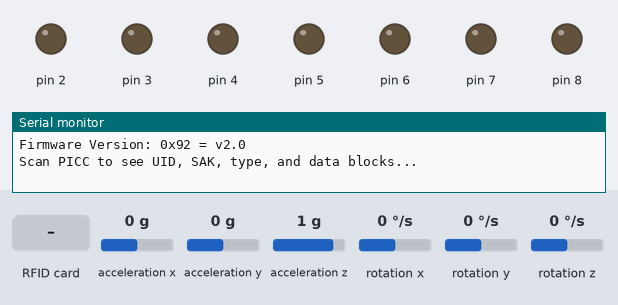
The sketch below on a simulated Arduino Uno, built with avr-gcc and run on an emulated ATmega328P. Parts: output pins drawn as LEDs (lit = HIGH), the last lines printed to the serial monitor. Wiring (inferred from the names in the program): MPU-6050 motion sensor at I2C address 0x68. Dashed ring = blinking. The inputs (shaded band) are chosen by the test bench; at power-on: acceleration x 0 g, acceleration y 0 g, acceleration z 1 g, rotation x 0 °/s, rotation y 0 °/s, rotation z 0 °/s. Pins used as bus, display or sensor lines are not drawn.

Above: at 1.2 s.
1.3 s: RFID card 5E 7A 19 C4 held to the reader
At 1.7 s:
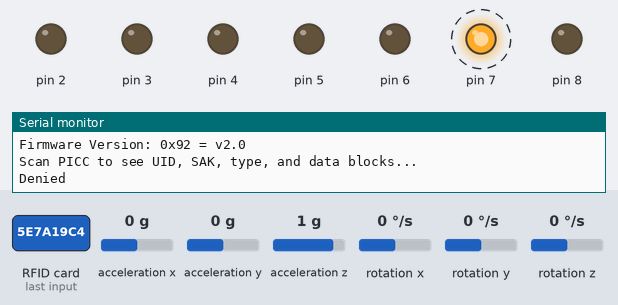
4.3 s: RFID card 2C 34 41 33 held to the reader
At 5.1 s:
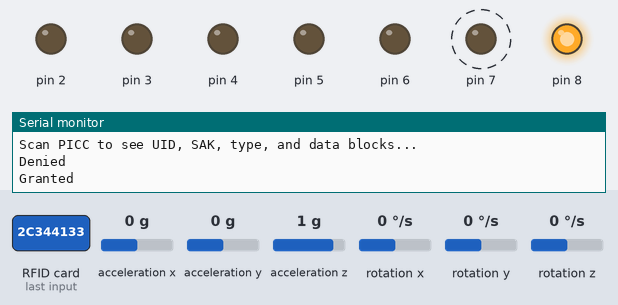
7.3 s: RFID card 2C 34 41 33 held to the reader
At 8.8 s:
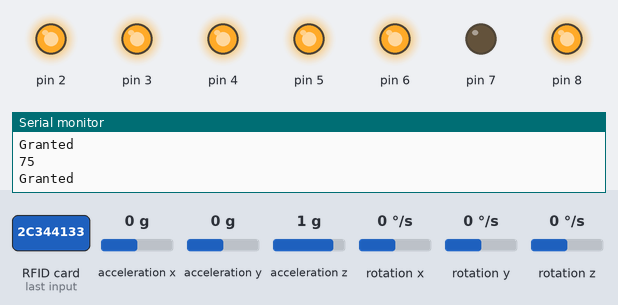
10.3 s: RFID card 5E 7A 19 C4 held to the reader
At 10.7 s:
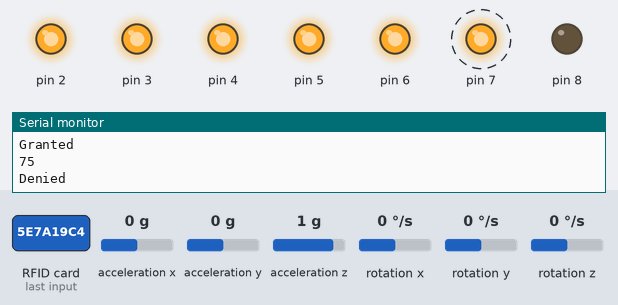
Timing chart, 0 to 14.3 s (numbered marks = the images above; inputs shaded):
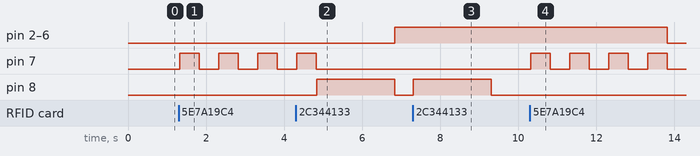

The sketch:

rfid_and_gy_for_temperature.ino
```cpp
#include <SPI.h>
#include <MFRC522.h>
#include "Wire.h"
#define RST_PIN         9
#define SS_PIN          10
const int MPU_ADDR = 0x68;
MFRC522 mfrc522(SS_PIN, RST_PIN);  // Create MFRC522 instance

String tagUID = "2C 34 41 33";  // This is for the keyfob.
int16_t accelerometer_x, accelerometer_y, accelerometer_z; // variables for accelerometer raw data
int16_t gyro_x, gyro_y, gyro_z; // variables for gyro raw data
int16_t temperature; // variables for temperature data

void setup() {
  Serial.begin(9600);   // Initialize serial communications with the PC
  while (!Serial);    // Do nothing if no serial port is opened (added for Arduinos based on ATMEGA32U4)
  SPI.begin();      // Init SPI bus
  mfrc522.PCD_Init();   // Init MFRC522
  mfrc522.PCD_DumpVersionToSerial();  // Show details of PCD - MFRC522 Card Reader details
  Serial.println(F("Scan PICC to see UID, SAK, type, and data blocks..."));
  // pins setup
  pinMode(8,OUTPUT) ;
  pinMode(7,OUTPUT) ;
  pinMode(6,OUTPUT) ;
  pinMode(5,OUTPUT) ;
  pinMode(4,OUTPUT) ;
  pinMode(3,OUTPUT) ;
  pinMode(2,OUTPUT) ;

  Wire.begin();
  Wire.beginTransmission(MPU_ADDR); // Begins a transmission to the I2C slave (GY-521 board)
  Wire.write(0x6B); // PWR_MGMT_1 register
  Wire.write(0); // set to zero (wakes up the MPU-6050)
  Wire.endTransmission(true);
}

void loop() {
  // Look for new cards
  if ( ! mfrc522.PICC_IsNewCardPresent()) {
    return;
  }

  // Select one of the cards
  if ( ! mfrc522.PICC_ReadCardSerial()) {
    return;
  }

  String tag = "";
  for (byte i = 0; i < mfrc522.uid.size; i++)
  {
    tag.concat(String(mfrc522.uid.uidByte[i] < 0x10 ? " 0" : " "));
    tag.concat(String(mfrc522.uid.uidByte[i], HEX));
  }
  tag.toUpperCase();
  //Checking the card
  if (tag.substring(1) == tagUID) //change here the UID of the card/cards that you want to give access
  {
      Serial.println(F("Granted"));
      digitalWrite(8,HIGH);
      delay(2000);
      digitalWrite(8,LOW);

       Wire.beginTransmission(MPU_ADDR);
       Wire.write(0x3B); // starting with register 0x3B (ACCEL_XOUT_H) [MPU-6000 and MPU-6050 Register Map and Descriptions Revision 4.2, p.40]
       Wire.endTransmission(false); // the parameter indicates that the Arduino will send a restart. As a result, the connection is kept active.
       Wire.requestFrom(MPU_ADDR, 7*2, true); // request a total of 7*2=14 registers


        accelerometer_x = Wire.read()<<8 | Wire.read(); // reading registers: 0x3B (ACCEL_XOUT_H) and 0x3C (ACCEL_XOUT_L)
        accelerometer_y = Wire.read()<<8 | Wire.read(); // reading registers: 0x3D (ACCEL_YOUT_H) and 0x3E (ACCEL_YOUT_L)
        accelerometer_z = Wire.read()<<8 | Wire.read(); // reading registers: 0x3F (ACCEL_ZOUT_H) and 0x40 (ACCEL_ZOUT_L)
        temperature = Wire.read()<<8 | Wire.read(); // reading registers: 0x41 (TEMP_OUT_H) and 0x42 (TEMP_OUT_L)
        gyro_x = Wire.read()<<8 | Wire.read(); // reading registers: 0x43 (GYRO_XOUT_H) and 0x44 (GYRO_XOUT_L)
        gyro_y = Wire.read()<<8 | Wire.read(); // reading registers: 0x45 (GYRO_YOUT_H) and 0x46 (GYRO_YOUT_L)
        gyro_z = Wire.read()<<8 | Wire.read(); // reading registers: 0x47 (GYRO_ZOUT_H) and 0x48 (GYRO_ZOUT_L)

        temperature = (1.8*(temperature/340.00+36.53)+32);
        Serial.println(temperature);
        if(temperature >= 70 && temperature < 72)
        {
          digitalWrite(6,HIGH);
        }
        if(temperature >= 72 && temperature < 73)
        {
          digitalWrite(6,HIGH);
          digitalWrite(5,HIGH);
        }

        if(temperature >= 73 && temperature < 74)
        {
          digitalWrite(6,HIGH);
          digitalWrite(5,HIGH);
          digitalWrite(4,HIGH);

        }
        if(temperature >= 74 && temperature < 75)
        {
          digitalWrite(6,HIGH);
          digitalWrite(5,HIGH);
          digitalWrite(4,HIGH);
          digitalWrite(3,HIGH);
        }
        if(temperature >= 75 && temperature < 80)
        {
          digitalWrite(6,HIGH);
          digitalWrite(5,HIGH);
          digitalWrite(4,HIGH);
          digitalWrite(3,HIGH);
          digitalWrite(2,HIGH);
        }


  }
  else
  {
          Serial.println(F("Denied"));


          // warning the user for the wrong card.
          digitalWrite(7,HIGH);
          delay(500);
          digitalWrite(7,LOW);
          delay(500);
          digitalWrite(7,HIGH);
          delay(500);
          digitalWrite(7,LOW);
          delay(500);
          digitalWrite(7,HIGH);
          delay(500);
          digitalWrite(7,LOW);
          delay(500);
          digitalWrite(7,HIGH);
          delay(500);
          digitalWrite(7,LOW);


          digitalWrite(6,LOW);
          digitalWrite(5,LOW);
          digitalWrite(4,LOW);
          digitalWrite(3,LOW);
          digitalWrite(2,LOW);

  }

}
```

Measured:
- after the input at 1.3 s, pin 7: alternates HIGH for 0.50 s and LOW for 0.50 s, starting at once
- after the input at 4.3 s, pin 2–6: LOW → HIGH after 2.5 s; pin 8: LOW → HIGH after 0.53 s, → LOW 2.0 s later
- after the input at 7.3 s, pin 8: LOW → HIGH at once, → LOW 2.0 s later
- after the input at 10.3 s, pin 2–6: HIGH → LOW after 3.5 s; pin 7: alternates HIGH for 0.50 s and LOW for 0.50 s, starting at once
